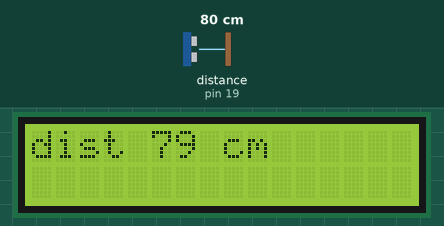
A program run on a simulated Raspberry Pi (header pin numbers). Shown: 16×2 character LCD. The inputs (shaded band) are chosen by the test bench; at power-on: distance to the obstacle (sensor on pin 19) 80 cm. The echo pulse lasts 58.3 µs per cm; the clock reads 2024-03-15 10:24:30 at power-on unless the program sets it; what the program prints to the terminal is not drawn.

Above: at 1.2 s.
1.3 s: distance to the obstacle (sensor on pin 19) set to 2 cm
At 2.8 s:
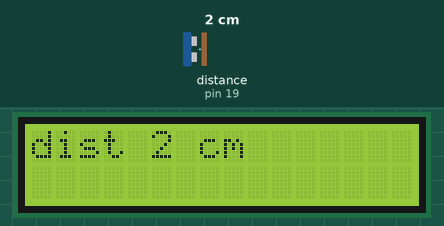
5.4 s: distance to the obstacle (sensor on pin 19) set to 4 cm
At 6.8 s:
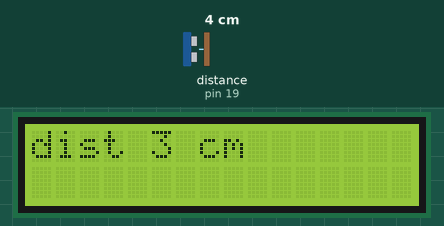
8.5 s: distance to the obstacle (sensor on pin 19) set to 9 cm
At 9.9 s:
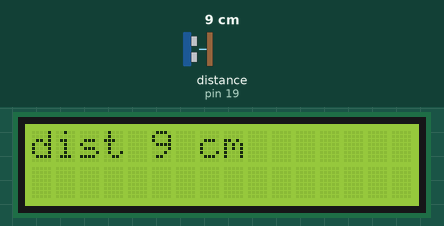
Timing chart, 0 to 11.5 s (numbered marks = the images above; inputs shaded):
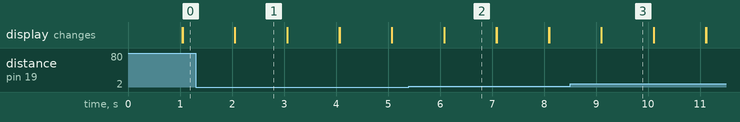

Measured:
- after the input at 1.3 s, the display: first differs from a run without the input after 0.76 s (image 1)
- after the input at 5.4 s, the display: first differs from a run without the input after 0.68 s (image 2)
- after the input at 8.5 s, the display: first differs from a run without the input after 0.60 s (image 3)
- what the display in image 1 shows lasts 1.0 s, from 2.1 s to 3.1 s

The program:

lcd_ultrasonic.py
```python
#!/usr/bin/python

#https://tutorials-raspberrypi.com/raspberry-pi-ultrasonic-sensor-hc-sr04/
#Libraries
import RPi.GPIO as GPIO
import time
#from RPi import GPIO
from RPLCD.gpio import CharLCD


#GPIO Mode (BOARD / BCM)
GPIO.setmode(GPIO.BOARD)

#set GPIO Pins
GPIO_TRIGGER = 21
GPIO_ECHO = 19

#set GPIO direction (IN / OUT)
GPIO.setup(GPIO_TRIGGER, GPIO.OUT)
GPIO.setup(GPIO_ECHO, GPIO.IN)

# Setup display
lcd = CharLCD(cols=16, rows=2, pin_rs=37, pin_e=35,
              pins_data=[40, 38, 36, 32, 33, 31, 29, 23],
              numbering_mode=GPIO.BOARD,
              dotsize=8,
              charmap='A02',
              auto_linebreaks=True)

def distance():
    # set Trigger to HIGH
    GPIO.output(GPIO_TRIGGER, True)

    # set Trigger after 0.01ms to LOW
    time.sleep(0.00001)
    GPIO.output(GPIO_TRIGGER, False)

    StartTime = time.time()
    StopTime = time.time()

    # save StartTime
    while GPIO.input(GPIO_ECHO) == 0:
        StartTime = time.time()

    # save time of arrival
    while GPIO.input(GPIO_ECHO) == 1:
        StopTime = time.time()

    # time difference between start and arrival
    TimeElapsed = StopTime - StartTime
    # multiply with the sonic speed (34300 cm/s)
    # and divide by 2, because there and back
    distance = (TimeElapsed * 34300) / 2

    return distance

if __name__ == '__main__':
    try:
        while True:
            dist = distance()
            print ("Measured Distance = %.2f cm" % dist)
            lcd.write_string("dist %d cm" % dist)
            time.sleep(1)
            lcd.clear()

        # Reset by pressing CTRL + C
    except KeyboardInterrupt:
        print("Measurement stopped by User")
        GPIO.cleanup()
```
